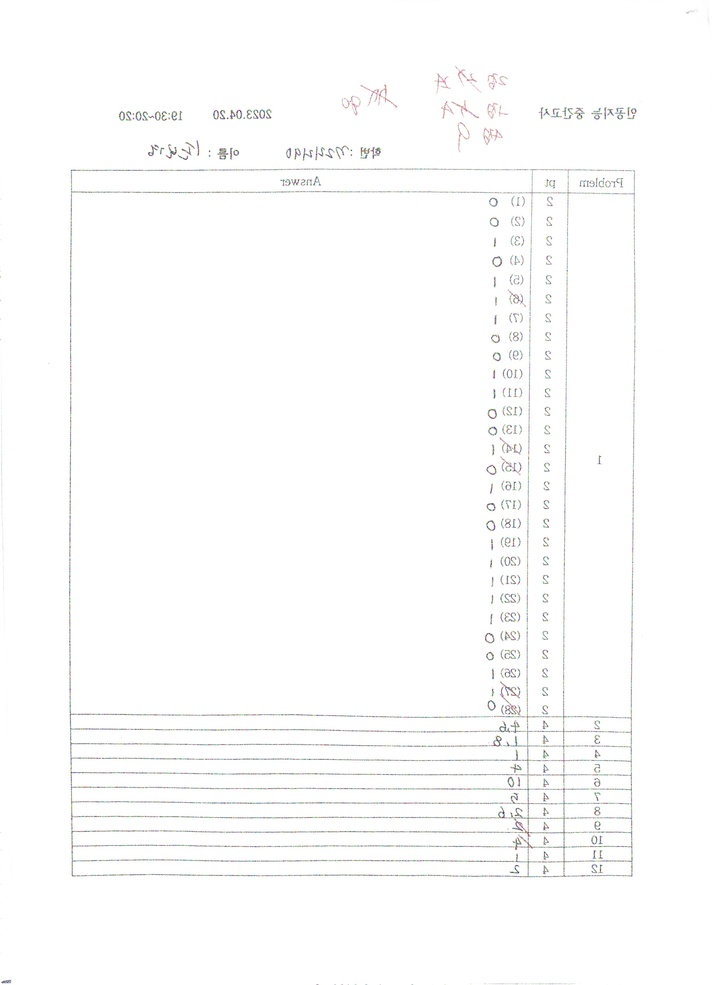
#> input picture AI/Yolov10/data/test/images/101_flipped_noisy.jpg, 712 x 985 px, shrunk from 2238 x 3097 before the run
$ python -i split_and_recognize_single_digits.py   (imports and definitions only)
#> lines starting #> are read from the running program, lines starting #| are printed output that depends on the picture; after the words box and inside, x2 and y2 are one past the last pixel; in counts of white or black regions, pixels touching at a corner belong together
'''
Written by 정다훈 (2025.05.02)
Last Updated by 정다훈 (2025.05.25)

이 파일의 함수들은 Text crop 이미지 뭉치로부터 각 이미지의 개별 숫자를 인식하고,
이를 조합하여 최종 답안을 추출하는 것을 목표로 합니다.

주요 기능:
- `generate_bounding_boxes_from_text_crop`: Text crop 이미지에서 숫자 영역의 바운딩 박스를 생성합니다.
- `recognize_images_from_bounding_boxes`: 바운딩 박스 내의 이미지를 숫자 분류 모델로 인식합니다.
- `split_and_recognize_single_digits`: 메인 함수로, 디렉토리 내의 여러 Text crop 이미지들을
  처리하여 각 원본 답안지별로 인식 성공/실패 여부와 인식된 답안(또는 실패 정보)을 반환합니다.
  인식 실패 정보는 별도의 JSON 파일에도 로깅될 수 있습니다.

최종적으로 `split_and_recognize_single_digits` 함수는 각 원본 답안지 이미지 세트(sub_dir)에 대한
인식 결과를 담은 딕셔너리를 반환합니다. 이 딕셔너리에는 성공/실패 상태,
성공 시 인식된 답안 리스트, 실패 시 실패 이유 및 관련 crop 이미지 정보가 포함됩니다.
(이전 버전에서는 CSV 파일 저장을 목표로 했으나, 현재는 구조화된 딕셔너리 반환 및 JSON 로깅 중심으로 변경됨)

split_and_recognize_single_digits 함수:
Param:
 - directory_path(answer text_crop imgs 폴더 경로)

Return:
 -  인식 결과 csv 저장


'''

import cv2
from transformers import pipeline
from PIL import Image
import pandas as pd
import os
import json

# text crop 이미지를 넣으면 bb를 만들어주는 함수
def generate_bounding_boxes_from_text_crop(text_crop_image_path):
    # 이미지 읽기
    image = cv2.imread(text_crop_image_path)
#> image is the input picture: shape (985, 712, 3); mean B, G, R 252.2, 252.3, 252.3

    # 그레이스케일로 변환
    gray = cv2.cvtColor(image, cv2.COLOR_BGR2GRAY)

    # 이진화
    _, binary = cv2.threshold(gray, 128, 255, cv2.THRESH_BINARY_INV + cv2.THRESH_OTSU)
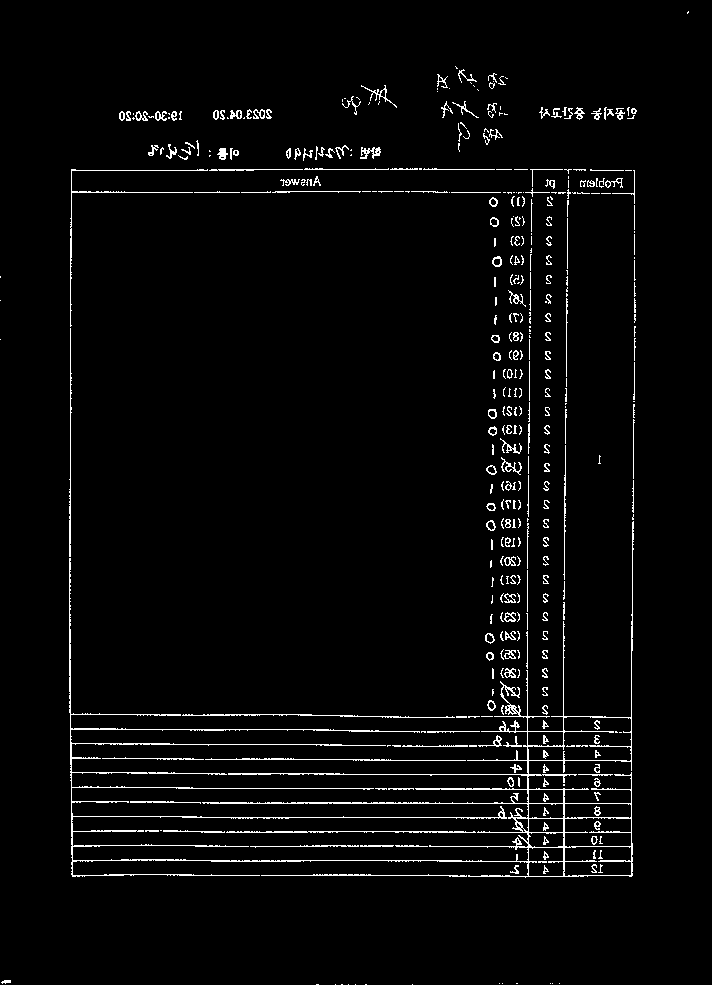
#> binary: shape (985, 712); 3.1% white in thin lines or dots

    # 컨투어 찾기
    contours, _ = cv2.findContours(binary, cv2.RETR_EXTERNAL, cv2.CHAIN_APPROX_SIMPLE)
#> contours = 397 contours, 320 with area under 20; largest, box (x1, y1, x2, y2) and area: (69, 521, 634, 878) 14216, (226, 831, 476, 833) 136, (182, 714, 455, 718) 100, (360, 147, 381, 159) 96, (70, 169, 208, 327) 87

    # 바운딩 박스 생성
    bounding_boxes = [cv2.boundingRect(contour) for contour in contours]
#> bounding_boxes = 397 items, first 6: (412, 984, 1, 1), (365, 984, 2, 1), (355, 984, 1, 1), (348, 984, 1, 1), (341, 984, 2, 1), (335, 984, 1, 1)

    return bounding_boxes

# 모델 로드 (애플리케이션 시작 시 한 번만 로드하는 것이 효율적일 수 있음)
# 파이프라인 초기화는 시간이 걸릴 수 있으므로, 모듈 로드 시 또는 클래스 초기화 시 수행하는 것이 좋음
try:
    pipe = pipeline("image-classification", model="farleyknight/mnist-digit-classification-2022-09-04", device=-1)
except Exception as e:
    print(f"Error initializing classification model: {e}")
    pipe = None

# bb들을 이미지로 만들어, 이미지를 인식하는 함수
# image_num은 이미지 파일에서 몇 번째 이미지인지를 나타내는 숫자이다.
# [324 lines left out: functions recognize_images_from_bounding_boxes, calculate_euclidean_distance, split_and_recognize_single_digits, not called in this run]

# [27 lines not run here, left out]

        # [22 lines of commented-out code are left out]


'''
체크리스트
1. 답이 여러개인 경우
2. 답이 여러개인데 답 간의 간격이 특이한 경우
3. 답이 여러 글자인 경우
4. 글자가 겹쳐있는 경우
5. 답이 여러 글자이고 여러 개인 경우
6. 1, 4 조합


위 경우를 2(a)부터 3번까지 담아서 예시 이미지를 만들었다.

'''

>>> result = generate_bounding_boxes_from_text_crop('../../Yolov10/data/test/images/101_flipped_noisy.jpg')
#> result has the same summary as bounding_boxes in generate_bounding_boxes_from_text_crop

$ run again, on AI/Yolov10/data/test/images2/캡스톤 인공지능 - 2.jpg
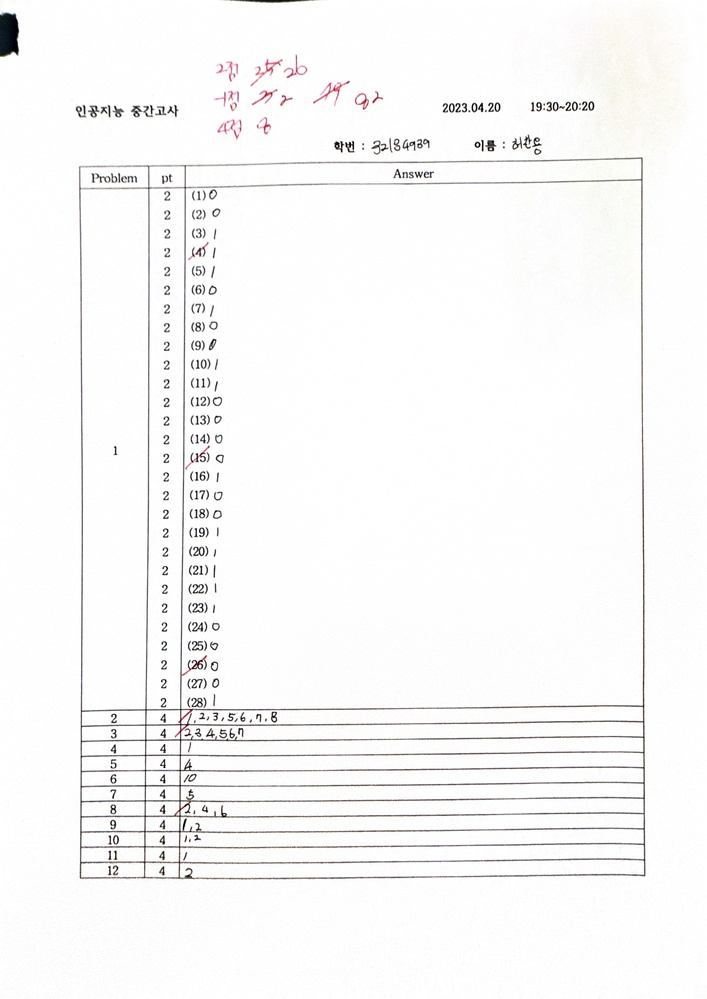
#> input picture AI/Yolov10/data/test/images2/캡스톤 인공지능 - 2.jpg, 707 x 999 px, shrunk from 2324 x 3285 before the run
#> in generate_bounding_boxes_from_text_crop, image is the input picture: shape (999, 707, 3); mean B, G, R 248, 248.2, 248.5
#> in generate_bounding_boxes_from_text_crop, `_, binary = cv2.threshold(gray, 128, 255, cv2.THRESH_BINARY_INV + cv2...`:
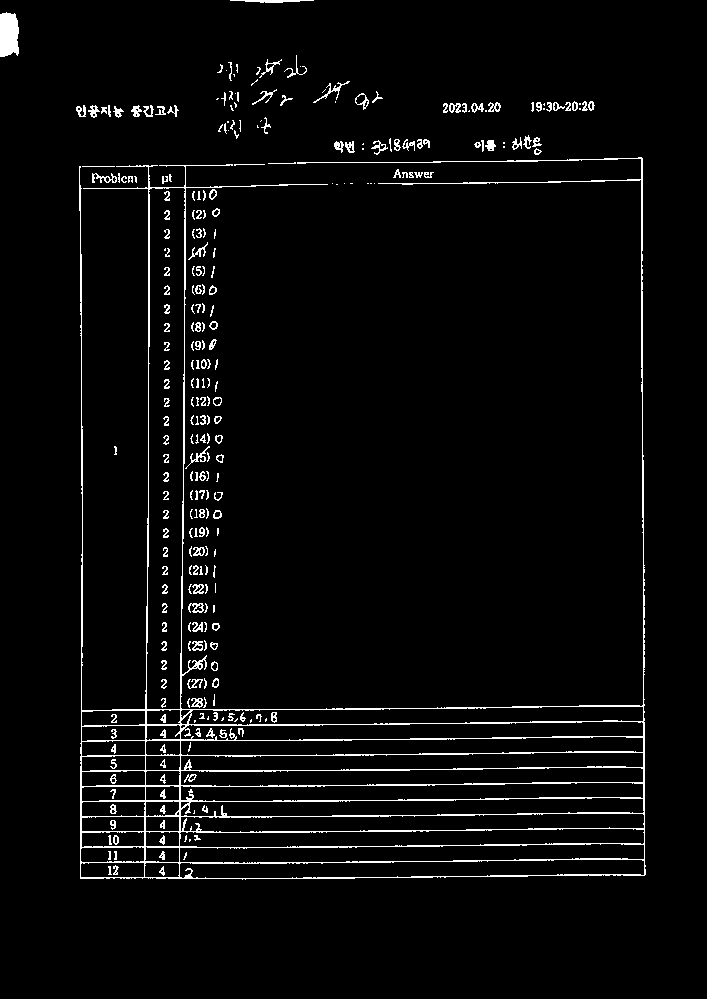
#> binary: shape (999, 707); 3.6% white in thin lines or dots, all inside (x1, y1, x2, y2) = (0, 0, 646, 880)
#> contours = 221 contours, 153 with area under 20; largest, box (x1, y1, x2, y2) and area: (79, 157, 646, 880) 114894, (0, 12, 19, 57) 696, (355, 93, 369, 110) 121, (92, 173, 117, 183) 84, (188, 603, 204, 613) 80
#> bounding_boxes = 221 items, first 6: (191, 698, 12, 10), (187, 698, 3, 10), (203, 697, 4, 11), (213, 694, 2, 12), (187, 679, 16, 10), (212, 678, 7, 10)
#> result has the same summary as bounding_boxes in generate_bounding_boxes_from_text_crop

$ run again, on AI/Yolov10/data/train/images/100.jpg
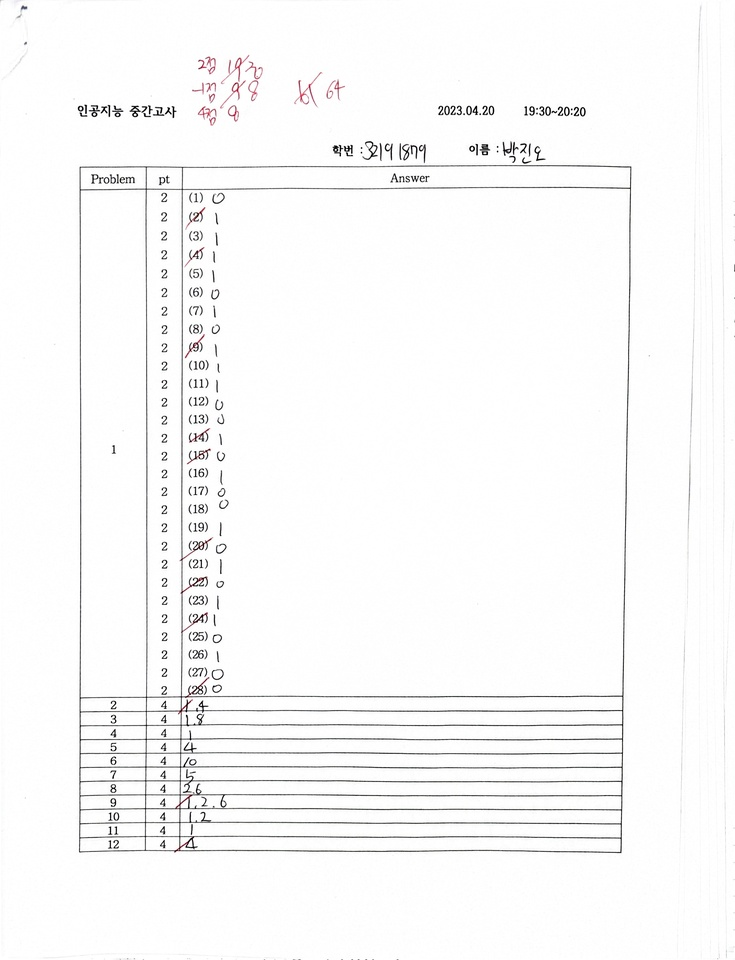
#> input picture AI/Yolov10/data/train/images/100.jpg, 735 x 960 px, shrunk from 2354 x 3073 before the run
#> in generate_bounding_boxes_from_text_crop, image is the input picture: shape (960, 735, 3); mean B, G, R 249.2, 249.2, 249.3
#> in generate_bounding_boxes_from_text_crop, `_, binary = cv2.threshold(gray, 128, 255, cv2.THRESH_BINARY_INV + cv2...`:
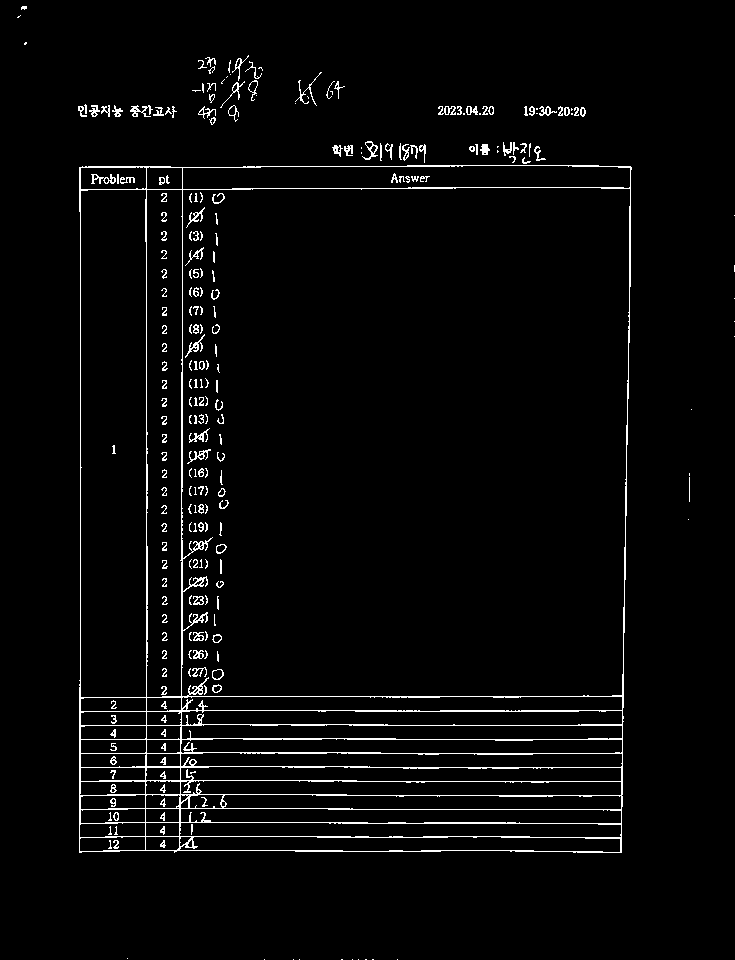
#> binary: shape (960, 735); 3.1% white in thin lines or dots
#> contours = 99 contours, 65 with area under 20; largest, box (x1, y1, x2, y2) and area: (79, 165, 632, 853) 373942, (362, 141, 378, 160) 104, (248, 80, 258, 101) 80, (130, 105, 153, 117) 76, (228, 105, 239, 122) 63
#> bounding_boxes = 99 items, first 6: (397, 959, 1, 1), (372, 959, 2, 1), (365, 959, 2, 1), (358, 959, 1, 1), (352, 959, 1, 1), (341, 959, 2, 1)
#> result has the same summary as bounding_boxes in generate_bounding_boxes_from_text_crop
